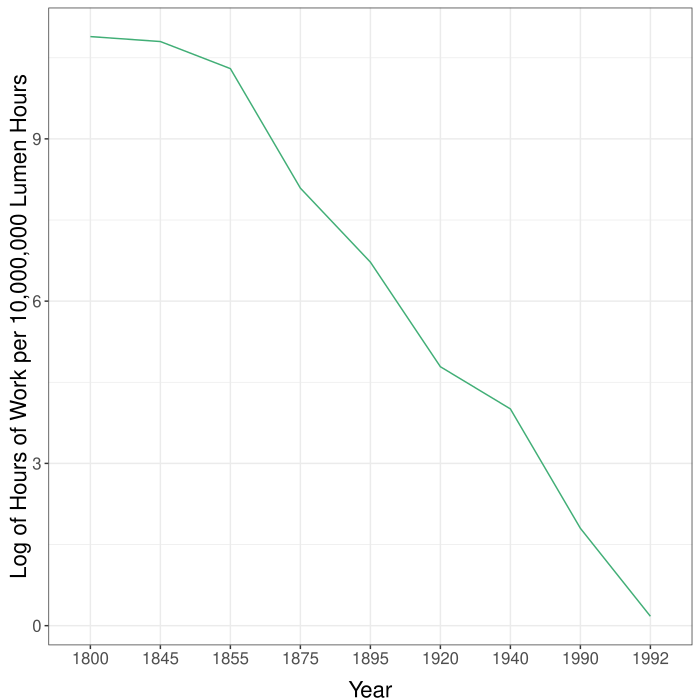

This figure's R source:
#Graph Designer: Scott Cohn 
#Authors: Bowles and Halliday
#Title: Coordination, Conflict and Competition: A Text in Microeconomics


# Setup -------------------------------------------------------------------

library(shape)
library(tidyverse)
library(lubridate)
library(scales)

COL <- c("#7fc97f", "#beaed4", "#fdc086", "#ffff99", "#386cb0", "#f0027f", "#bf5b17", "#666666")
COLA <- c("#e0f3db", "#99d8c9","#66c2a4","#41ae76", "#238b45", "#005824")
COLB <- c("#c6dbef", "#4eb3d3", "#2b8cbe", "#0868ac","#084081")
COLC <- c("#fcfbfd", "#efedf5", "#dadaeb", "#bcbddc", "#9e9ac8", "#807dba", "#6a51a3", "#54278f", "#3f007d")

# Import Data -------------------------------------------------------------

lumen_data <- read_csv("specprodexch/lumen_data.csv")

lumen_data[["lnLaborHourPer1000LumenHours"]] <-log(lumen_data[["LaborHourPer1000LumenHours"]])


# Plot  -------------------------------------------------------------------

lumen_data <-
  lumen_data %>%
  mutate(
    millionLumen = 10000 * LaborHourPer1000LumenHours,
    logLabor = log(millionLumen)
  ) %>%
  filter(!Year %in% c(-100000, -40000, -1750))

lumen_data %>% ggplot(aes(
    x = reorder(Year, -LaborHourPer1000LumenHours),
    y = logLabor
  )) +
  labs(x = "Year", y = "Log of Hours of Work per 10,000,000 Lumen Hours")  +
  #geom_line(group="identity", colour=COLB[4])  +
  geom_line(color = COLA[4], group = 1) +
  #scale_x_continuous(breaks = pretty(lumen_data[["Year"]], n = 10)) +
  theme_bw() +
  theme(
    legend.position = "none",
    legend.title = element_blank(),
    axis.title.y = element_text(size = 16, vjust = 0.5),
    axis.title.x = element_text(size = 16, vjust = -1),
    legend.text = element_blank(),
    axis.text.x = element_text(size = 12),
    axis.text.y = element_text(size = 12)
  ) 

# Save as PDF -------------------------------------------------------------

ggsave("specprodexch/hours_per_lumenhour_line.pdf", width = 7, height = 7)
